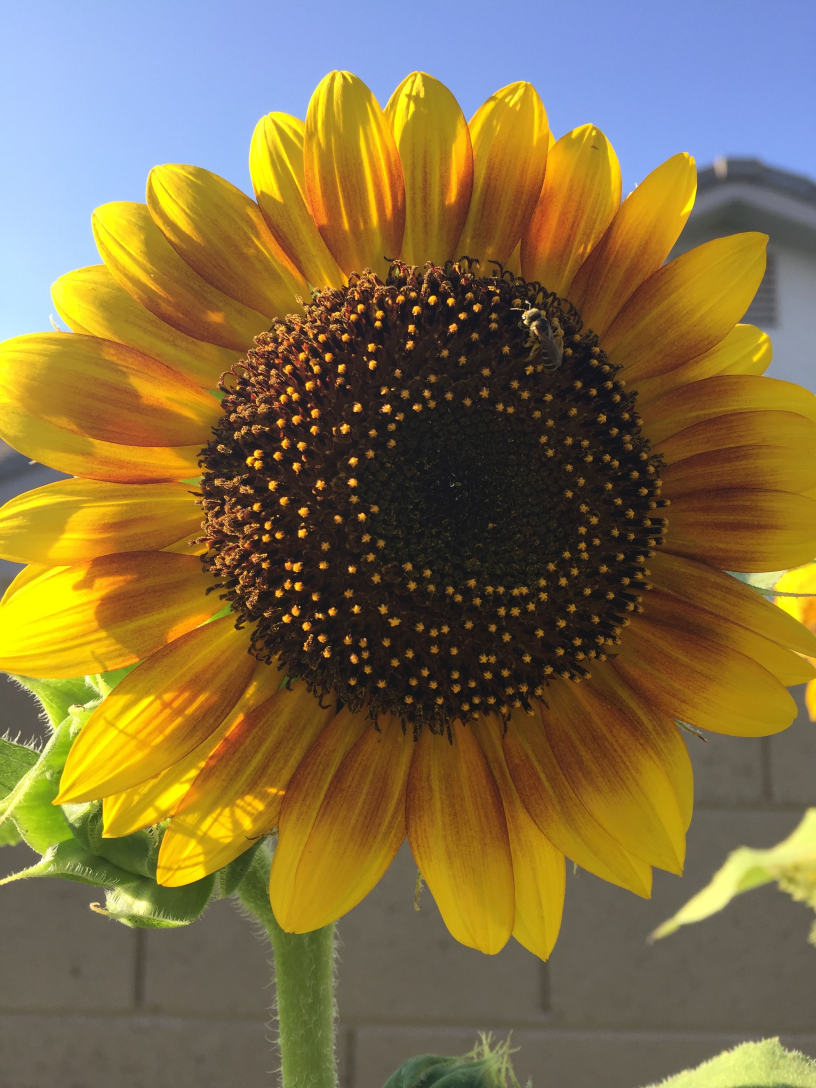
#> input picture images/pretty sunflower/Image_1.jpg, 2448 x 3264 px (shown at 1/3 size)
$ jupyter execute --allow-errors 'streamlit file run.ipynb'   (shell and % lines are left out)
#> lines starting #> are read from the running program, lines starting #| are printed output that depends on the picture
[cell 1]
from bing_image_downloader import downloader
downloader.download('pretty sunflower',limit=30,output_dir='images',adult_filter_off=True)
#> (this line was passed over: bing_image_downloader is not available in this run)

[cell 2]
from bing_image_downloader import downloader
downloader.download('rugby ball lather',limit=30,output_dir='images',adult_filter_off=True)
#> (this line was passed over: bing_image_downloader is not available in this run)

[cell 3]
from bing_image_downloader import downloader
downloader.download('ice cream cone',limit=30,output_dir='images',adult_filter_off=True)
#> (this line was passed over: bing_image_downloader is not available in this run)
#> further down, img_array is the input picture: shape (3264, 2448, 3); mean R, G, B 129.4, 111.1, 70.8
#> `img_resized=resize(img_array,(150,150,3))`:
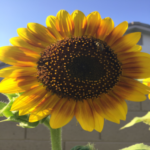
#> img_resized: shape (150, 150, 3) float64; mean R, G, B 0.507, 0.436, 0.278

[cell 4]
# Preprocessing
# Resize
# Flatten

import os
import matplotlib.pyplot as plt
import numpy as np
from skimage.io import imread
from skimage.transform import resize

[cell 5]
target=[]
images=[]
flat_data=[]

[cell 6]
DATADIR='images'
CATEGORIES= ['pretty sunflower', 'rugby ball leather', 'ice cream cone']

#> (a cell that did not finish here is left out)

[cell 8]
target

[cell 9]
unique,count = np.unique(target,return_counts=True)
plt.bar(CATEGORIES,count)
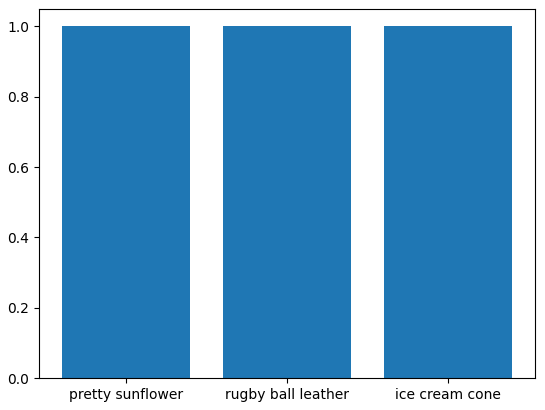
#> figure drawn by matplotlib, 1 panel
